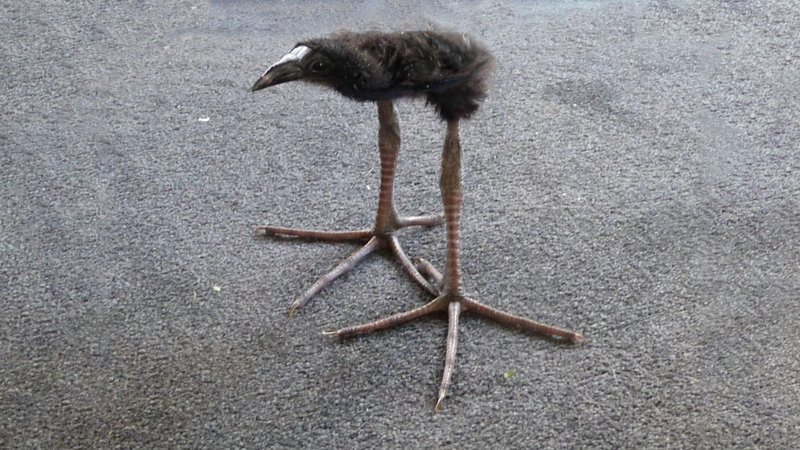
#> input picture s_week5_intro_to_cv/bir.JPG, 800 x 450 px
$ jupyter execute plots.ipynb
#> lines starting #> are read from the running program, lines starting #| are printed output that depends on the picture; after the words box and inside, x2 and y2 are one past the last pixel; in counts of white or black regions, pixels touching at a corner belong together
[cell 1]
import cv2
import matplotlib.pyplot as plt
import numpy as np

[cell 2]
img_og = cv2.imread("bir.JPG")
#> img_og is the input picture: shape (450, 800, 3); mean B, G, R 138.9, 135.1, 134.9

img = cv2.cvtColor(img_og, cv2.COLOR_BGR2GRAY)
height, width = img.shape[:2]
#> height = 450; width = 800

w, h = (16, 16)
temp = cv2.resize(img, (w, h), interpolation=cv2.INTER_LINEAR)
output = cv2.resize(temp, (w, h), interpolation=cv2.INTER_NEAREST)

plt.subplot(1,2,1)
plt.title('Actual')
plt.imshow(cv2.cvtColor(img, cv2.COLOR_BGR2RGB))

plt.subplot(1,2,2)
plt.title('Digital Image')
plt.imshow(cv2.cvtColor(output, cv2.COLOR_BGR2RGB))

plt.show()

[cell 3]
img_og = cv2.imread("TTTS.jpg")
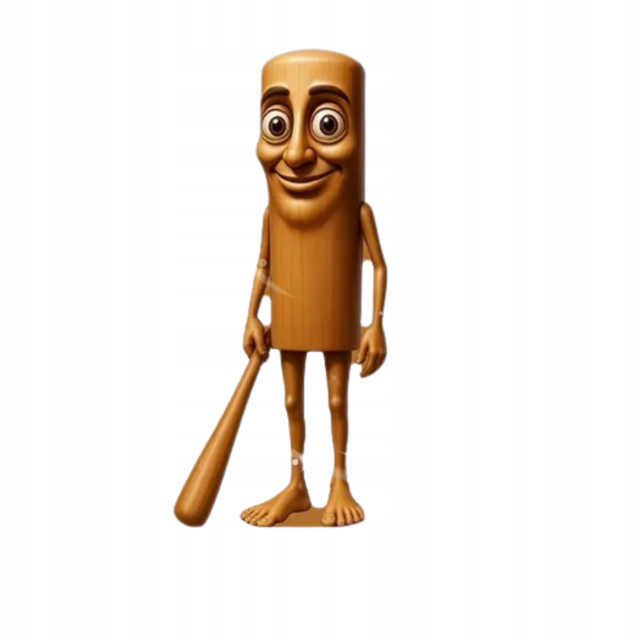
#> input picture s_week5_intro_to_cv/TTTS.jpg, 1280 x 1280 px (shown at 1/2 size)
#> img_og is the input picture: shape (1280, 1280, 3); mean B, G, R 230.1, 236, 242.8
img = cv2.cvtColor(img_og, cv2.COLOR_BGR2GRAY)
#> img: shape (1280, 1280)

w, h = (16, 16)
temp = cv2.resize(img, (w, h), interpolation=cv2.INTER_LINEAR)
output = cv2.resize(temp, (w, h), interpolation=cv2.INTER_NEAREST)

fig, axes = plt.subplots(1, 3, figsize=(21, 7))

axes[0].set_title('Actual')
axes[0].imshow(cv2.cvtColor(img_og, cv2.COLOR_RGB2BGR))

axes[1].set_title('Actual')
axes[1].imshow(img, cmap='gray')


axes[2].set_title('Digital Image')
axes[2].imshow(output, cmap='gray')

for y in range(h):
    for x in range(w):
        val = output[y, x]
        text_color = 'white' if val < 128 else 'black'
        axes[2].text(x, y, str(val), ha='center', va='center', fontsize=5, color=text_color, fontweight='bold')

axes[2].set_xticks(np.arange(-0.5, w, 1), minor=True)
axes[2].set_yticks(np.arange(-0.5, h, 1), minor=True)
axes[2].grid(which='minor', color='gray', linewidth=0.5)
axes[2].tick_params(which='both', bottom=False, left=False, labelbottom=False, labelleft=False)

plt.tight_layout()
plt.show()

[cell 4]
import cv2

img = cv2.imread('TTTS.jpg')

blueChannel = img[:, :, 0]
greenChannel = img[:, :, 1]
redChannel = img[:, :, 2]

fig, axes = plt.subplots(1, 3, figsize=(21, 7))

axes[0].set_title('Blue Channel')
axes[0].imshow(cv2.cvtColor(blueChannel, cv2.COLOR_BGR2RGB))
axes[1].set_title('Green Channel')
axes[1].imshow(cv2.cvtColor(greenChannel, cv2.COLOR_BGR2RGB))
axes[2].set_title('Red Channel')
axes[2].imshow(cv2.cvtColor(redChannel, cv2.COLOR_BGR2RGB))

[cell 5]
imgog = cv2.imread("drake.jpg")
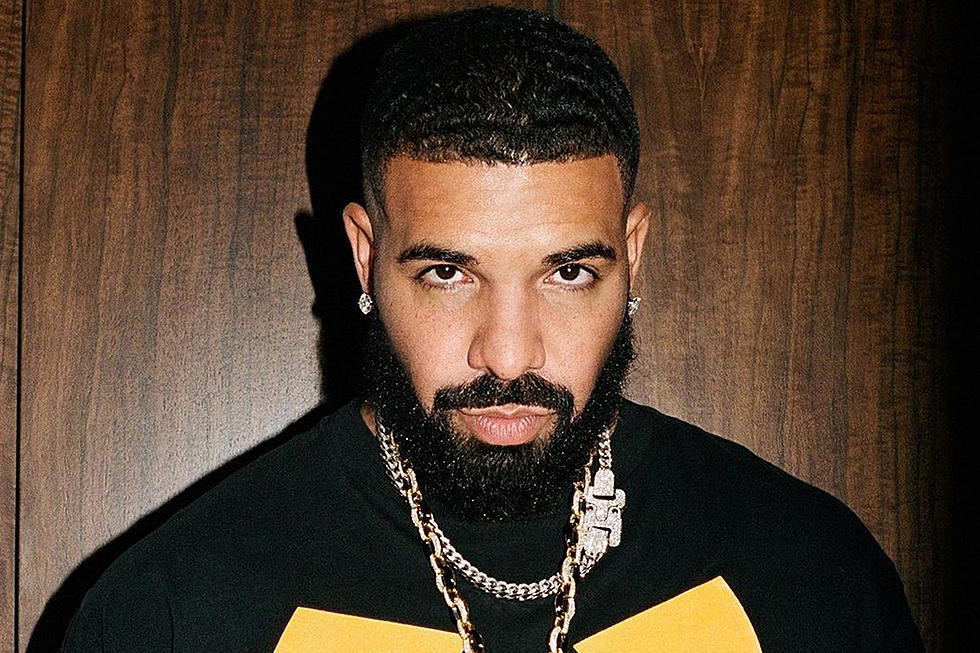
#> input picture s_week5_intro_to_cv/drake.jpg, 980 x 653 px
#> imgog is the input picture: shape (653, 980, 3); mean B, G, R 46.8, 61.6, 79.6

plt.subplot(1,2,1)
plt.title('Original')
plt.imshow(cv2.cvtColor(imgog, cv2.COLOR_BGR2RGB))

plt.subplot(1,2,2)
plt.title('Grayscale')
img_gs = cv2.cvtColor(imgog, cv2.COLOR_BGR2GRAY)
plt.imshow(img_gs, cmap='gray')
plt.show()

[cell 6]
imgog = cv2.imread("drake.jpg")

plt.subplot(1,2,1)
plt.title('Original')
plt.imshow(cv2.cvtColor(imgog, cv2.COLOR_BGR2RGB))

plt.subplot(1,2,2)
plt.title('Binary Threshold')
img_gs = cv2.cvtColor(imgog, cv2.COLOR_BGR2GRAY)
_, img_gs = cv2.threshold(img_gs, 127,255,cv2.THRESH_BINARY)
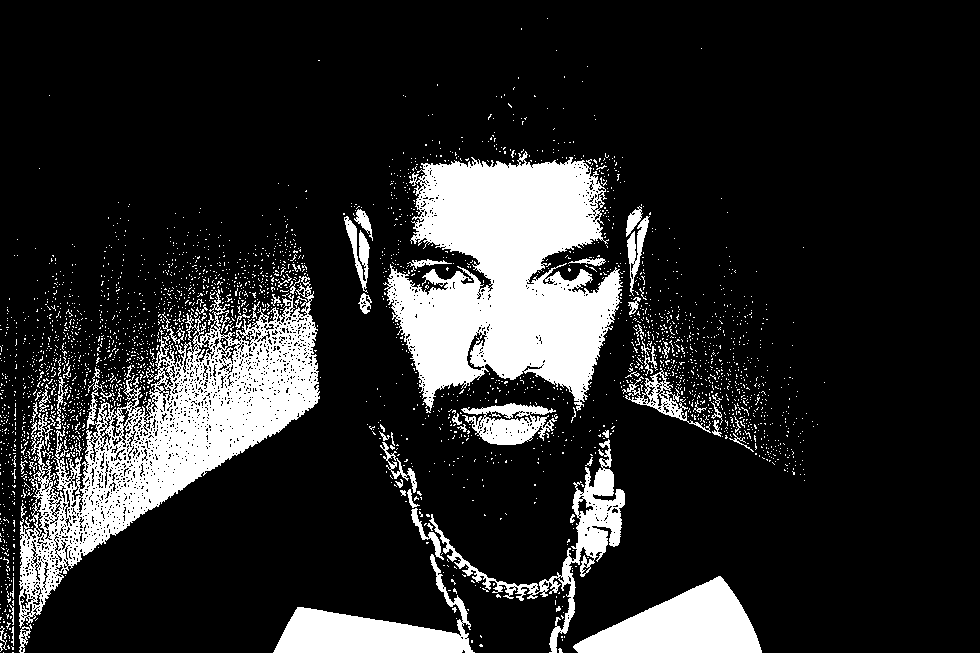
#> img_gs: shape (653, 980); 16.4% white; 2868 white regions (2794 under 20 px), largest, box (x1, y1, x2, y2) and area: (383, 151, 623, 413) 38092, (19, 276, 320, 628) 30831, (573, 576, 762, 653) 8208
plt.imshow(img_gs, cmap='gray')
plt.show()

[cell 7]
img = cv2.imread("drake.jpg")

fig, ax = plt.subplots(2, 2, figsize=(12, 12))
ax[0,0].plot(2,2,1)
ax[0,0].set_title('Original')
ax[0,0].imshow(cv2.cvtColor(img, cv2.COLOR_BGR2RGB))

ax[0,1].set_title('Rotation')
rows, cols, _ = img.shape
#> rows = 653; cols = 980
M = cv2.getRotationMatrix2D(((cols-1)/2.0,(rows-1)/2.0),90,1)
dst = cv2.warpAffine(img,M,(cols,rows))
ax[0,1].imshow(cv2.cvtColor(dst, cv2.COLOR_BGR2RGB))

ax[1,0].set_title('Affine Transformation')
rows,cols,ch = img.shape
#> ch = 3
pts1 = np.float32([[50,50],[200,50],[50,200]])
pts2 = np.float32([[10,100],[200,50],[100,250]])
M = cv2.getAffineTransform(pts1,pts2)
dst = cv2.warpAffine(img,M,(cols,rows))
ax[1,0].imshow(cv2.cvtColor(dst, cv2.COLOR_BGR2RGB))

ax[1,1].set_title('Translation')
rows,cols,ch = img.shape
M = np.float32([[1,0,100],[0,1,50]])
dst = cv2.warpAffine(img,M,(cols,rows))
ax[1,1].imshow(cv2.cvtColor(dst, cv2.COLOR_BGR2RGB))

fig.tight_layout()
plt.show()

[cell 8]
imgog = cv2.imread("drake.jpg")
img_gs = cv2.cvtColor(imgog, cv2.COLOR_BGR2GRAY)

otsu_val, otsu_thresh = cv2.threshold(img_gs, 0, 255, cv2.THRESH_BINARY + cv2.THRESH_OTSU)
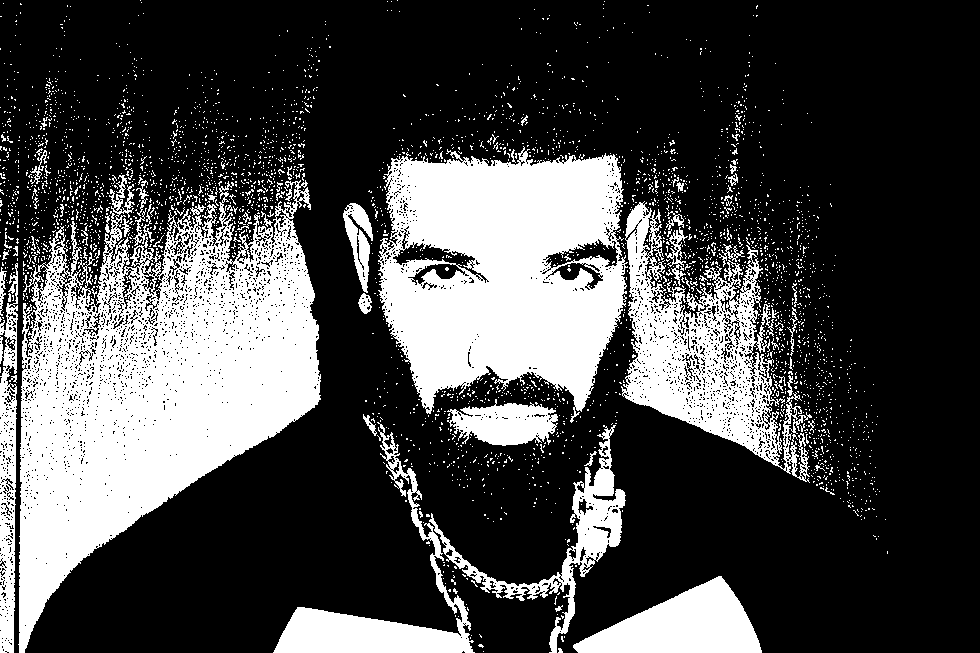
#> otsu_thresh: shape (653, 980); 28.4% white; 3338 white regions (3267 under 20 px), largest, box (x1, y1, x2, y2) and area: (18, 175, 321, 653) 71372, (378, 146, 628, 423) 47523, (621, 201, 812, 483) 19426
#> otsu_val = 89
adapt_mean = cv2.adaptiveThreshold(img_gs, 255, cv2.ADAPTIVE_THRESH_MEAN_C, cv2.THRESH_BINARY, 11, 2)
#> adapt_mean: shape (653, 980); 56.5% white; black in thin lines or dots
adapt_gauss = cv2.adaptiveThreshold(img_gs, 255, cv2.ADAPTIVE_THRESH_GAUSSIAN_C, cv2.THRESH_BINARY, 11, 2)
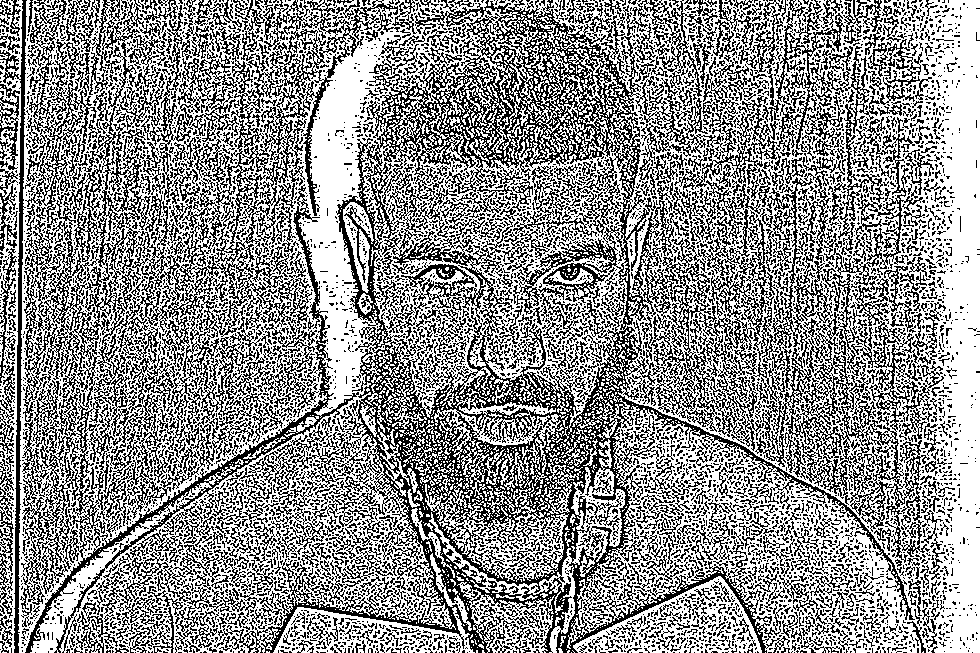
#> adapt_gauss: shape (653, 980); 57.7% white; black in thin lines or dots

plt.subplot(2, 2, 1)
plt.title('Original (Grayscale)')
plt.imshow(img_gs, cmap='gray')

plt.subplot(2, 2, 2)
plt.title(f"Otsu's Binarization (threshold={int(otsu_val)})")
plt.imshow(otsu_thresh, cmap='gray')

plt.subplot(2, 2, 3)
plt.title('Adaptive Mean (block=11, C=2)')
plt.imshow(adapt_mean, cmap='gray')

plt.subplot(2, 2, 4)
plt.title('Adaptive Gaussian (block=11, C=2)')
plt.imshow(adapt_gauss, cmap='gray')

plt.tight_layout()

plt.figure()
hist = cv2.calcHist([img_gs], [0], None, [256], [0, 256]).flatten()
#> hist = 256 values, max 19238 at index 3, min 15 at index 255, mean 2499.8
xs = np.arange(256)

plt.fill_between(xs, hist, alpha=0.4)
plt.plot(xs, hist)
plt.fill_between(xs[:int(otsu_val)], hist[:int(otsu_val)], alpha=0.3, label='Background')
plt.fill_between(xs[int(otsu_val):], hist[int(otsu_val):], alpha=0.3, label='Foreground')
plt.axvline(otsu_val, color='red', linestyle='--', label=f'Otsu threshold = {int(otsu_val)}')
plt.title("Otsu's Method - Pixel Intensity Histogram")
plt.xlabel('Pixel Intensity (0=black, 255=white)')
plt.ylabel('Pixel Count')
plt.legend()

plt.tight_layout()
plt.show()
#> figure, not shown here; curve peaks at x = 3, y = 19238

[cell 9]
import cv2
import numpy as np
import matplotlib.pyplot as plt

imgog = cv2.imread("drake.jpg")
img_rgb = cv2.cvtColor(imgog, cv2.COLOR_BGR2RGB)
img_gs = cv2.cvtColor(imgog, cv2.COLOR_BGR2GRAY)

gauss_mild  = cv2.GaussianBlur(img_rgb, (5, 5), 0)
gauss_heavy = cv2.GaussianBlur(img_rgb, (21, 21), 0)
median = cv2.medianBlur(img_rgb, 9)
bilateral = cv2.bilateralFilter(img_rgb, d=9, sigmaColor=75, sigmaSpace=75)
blurred = cv2.GaussianBlur(img_gs, (9, 9), 0)
sharpened = cv2.addWeighted(img_gs, 1.5, blurred, -0.5, 0)

plt.subplot(2, 3, 1)
plt.title('Original')
plt.imshow(img_rgb)

plt.subplot(2, 3, 2)
plt.title('Gaussian Blur (k=5)')
plt.imshow(gauss_mild)

plt.subplot(2, 3, 3)
plt.title('Gaussian Blur (k=21)')
plt.imshow(gauss_heavy)

plt.subplot(2, 3, 4)
plt.title('Median Blur (k=9)')
plt.imshow(median)

plt.subplot(2, 3, 5)
plt.title('Bilateral (d=9, σ=75)')
plt.imshow(bilateral)

plt.subplot(2, 3, 6)
plt.title('Sharpening (unsharp mask)')
plt.imshow(sharpened, cmap='gray')

plt.tight_layout()

plt.figure()
kernel = cv2.getGaussianKernel(21, 0)
kernel_2d = kernel @ kernel.T

plt.subplot(1, 2, 1)
plt.title('Gaussian Kernel (1D, k=21)')
plt.plot(kernel)
plt.xlabel('Pixel offset')
plt.ylabel('Weight')

plt.subplot(1, 2, 2)
plt.title('Gaussian Kernel (2D, k=21)')
plt.imshow(kernel_2d, cmap='hot')
plt.colorbar(label='Weight')

plt.tight_layout()
plt.show()
#> figure, not shown here; panel 1: curve peaks at x = 10, y = 0.114

[cell 10]
imgog = cv2.imread("drake.jpg")
img_gs = cv2.cvtColor(imgog, cv2.COLOR_BGR2GRAY)
img_rgb = cv2.cvtColor(imgog, cv2.COLOR_BGR2RGB)

otsu_val, otsu_thresh = cv2.threshold(img_gs, 0, 255, cv2.THRESH_BINARY + cv2.THRESH_OTSU)

foreground_mask = otsu_thresh == 255
background_mask = otsu_thresh == 0
#> background_mask: shape (653, 980) bool; 71.6% white; 3338 black regions (3267 under 20 px)

foreground_img = img_rgb.copy()
foreground_img[background_mask] = [0, 0, 0]

background_img = img_rgb.copy()
background_img[foreground_mask] = [0, 0, 0]

plt.subplot(2, 2, 1)
plt.title('Original')
plt.imshow(img_rgb)

plt.subplot(2, 2, 2)
plt.title(f"Otsu Mask (threshold={int(otsu_val)})\nWhite = Foreground, Black = Background")
plt.imshow(otsu_thresh, cmap='gray')

plt.subplot(2, 2, 3)
plt.title('Foreground Pixels Only')
plt.imshow(foreground_img)

plt.subplot(2, 2, 4)
plt.title('Background Pixels Only')
plt.imshow(background_img)

plt.tight_layout()

hist = cv2.calcHist([img_gs], [0], None, [256], [0, 256]).flatten()
xs = np.arange(256)

plt.figure()
plt.fill_between(xs[:int(otsu_val)], hist[:int(otsu_val)], alpha=0.5, color='steelblue', label=f'Background (intensity < {int(otsu_val)})')
plt.fill_between(xs[int(otsu_val):], hist[int(otsu_val):], alpha=0.5, color='darkorange', label=f'Foreground (intensity ≥ {int(otsu_val)})')
plt.plot(xs, hist, color='white' if False else 'black', linewidth=1)
plt.axvline(otsu_val, color='red', linestyle='--', linewidth=2, label=f'Otsu threshold = {int(otsu_val)}')
plt.title("Histogram — Foreground vs Background Pixel Classes")
plt.xlabel('Pixel Intensity (0=black, 255=white)')
plt.ylabel('Pixel Count')
plt.legend()

plt.tight_layout()
plt.show()
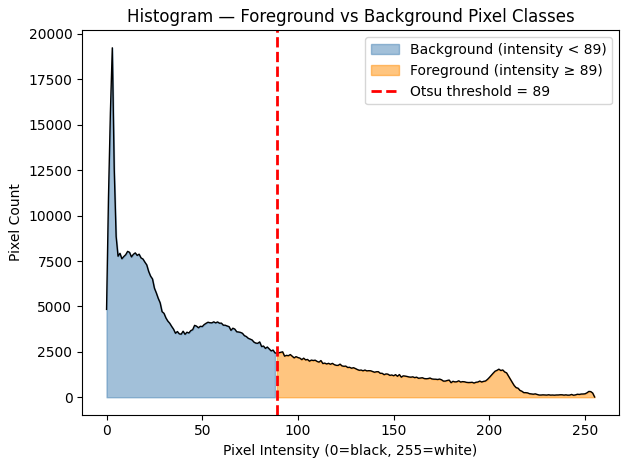
#> figure drawn by matplotlib, 1 panel; curve peaks at x = 3, y = 19238

[cell 11]
imgog = cv2.imread("drake.jpg")
img_rgb = cv2.cvtColor(imgog, cv2.COLOR_BGR2RGB)
img_gs = cv2.cvtColor(imgog, cv2.COLOR_BGR2GRAY)

otsu_val, otsu_thresh = cv2.threshold(img_gs, 0, 255, cv2.THRESH_BINARY + cv2.THRESH_OTSU)
contours, hierarchy = cv2.findContours(otsu_thresh, cv2.RETR_EXTERNAL, cv2.CHAIN_APPROX_SIMPLE)
#> contours = 3290 contours, 3264 with area under 20; largest, box (x1, y1, x2, y2) and area: (18, 175, 321, 653) 76406, (378, 146, 628, 423) 50552, (621, 201, 812, 483) 21742, (573, 576, 762, 653) 8049, (273, 422, 475, 653) 7552

contours = sorted(contours, key=cv2.contourArea, reverse=True)
all_contours = img_rgb.copy()
cv2.drawContours(all_contours, contours, -1, (255, 0, 0), 2)
#> all_contours: shape (653, 980, 3); mean R, G, B 96.9, 51, 38.7

top3_contours = img_rgb.copy()
cv2.drawContours(top3_contours, contours[:3], -1, (255, 0, 0), 2)
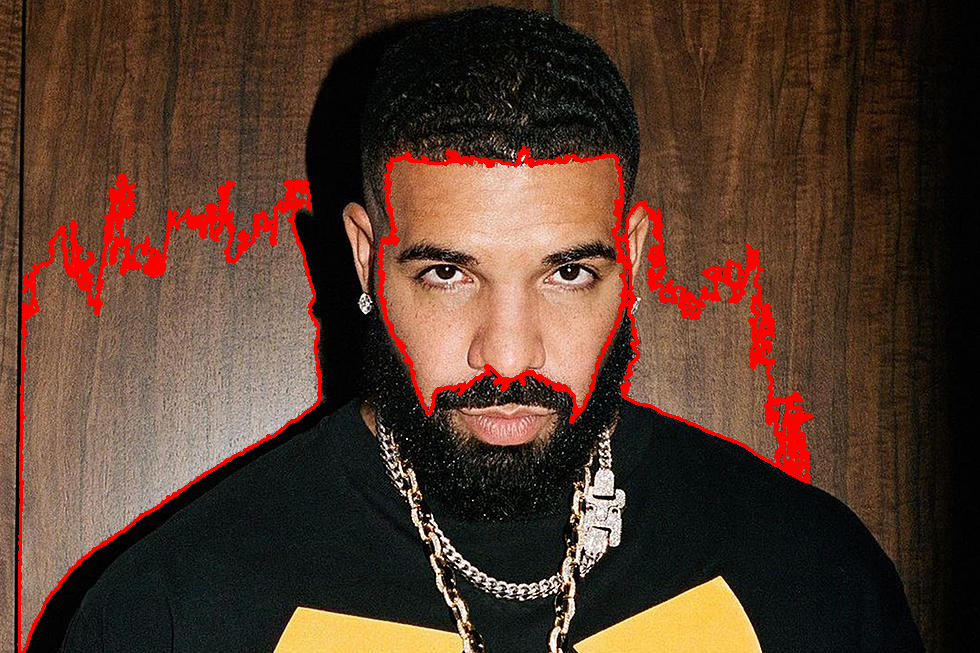
#> top3_contours: shape (653, 980, 3); mean R, G, B 85.1, 58.2, 44.2

bounding_boxes = img_rgb.copy()
for cnt in contours[:3]:
    x, y, w, h = cv2.boundingRect(cnt)
    cv2.rectangle(bounding_boxes, (x, y), (x+w, y+h), (255, 0, 0), 2)
#> this loop made 3 passes
#> (x, y, w, h) on passes 1 to 3: (18, 175, 303, 478), (378, 146, 250, 277), (621, 201, 191, 282)
#> bounding_boxes: shape (653, 980, 3); mean R, G, B 82.6, 60.8, 46.3

filled = img_rgb.copy()
cv2.drawContours(filled, contours[:3], -1, (255, 0, 0), thickness=cv2.FILLED)
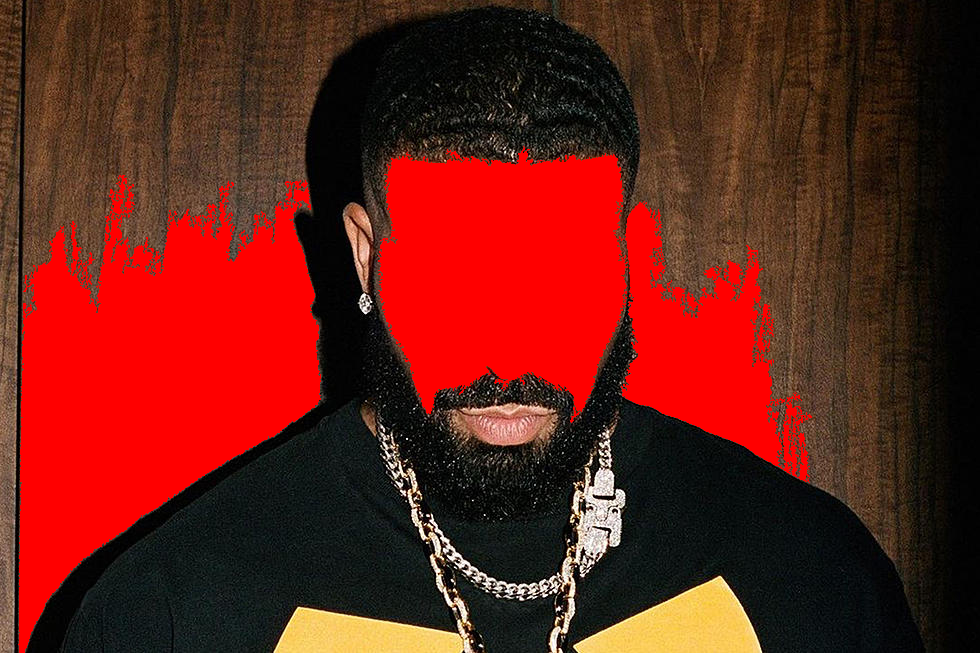
#> filled: shape (653, 980, 3); mean R, G, B 102.3, 31.6, 22

plt.subplot(2, 3, 1)
plt.title('Original')
plt.imshow(img_rgb)

plt.subplot(2, 3, 2)
plt.title(f'Otsu Binary Mask\n(threshold={int(otsu_val)})')
plt.imshow(otsu_thresh, cmap='gray')

plt.subplot(2, 3, 3)
plt.title(f'All Contours ({len(contours)} found)')
plt.imshow(all_contours)

plt.subplot(2, 3, 4)
plt.title('3 Largest Contours')
plt.imshow(top3_contours)

plt.subplot(2, 3, 5)
plt.title('Bounding Boxes (top 3)')
plt.imshow(bounding_boxes)

plt.subplot(2, 3, 6)
plt.title('Filled Contours (top 3)')
plt.imshow(filled)

plt.tight_layout()
plt.show()
